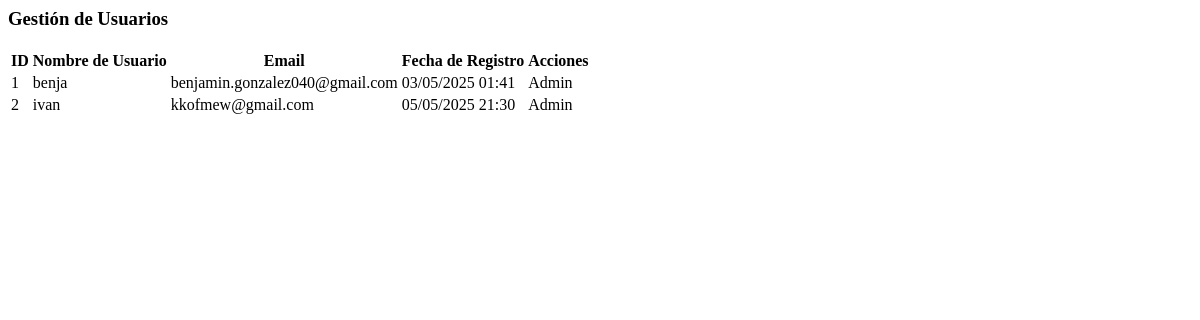
/admin-panel/usuarios/ (signed in), run on an earlier commit of the app's database.
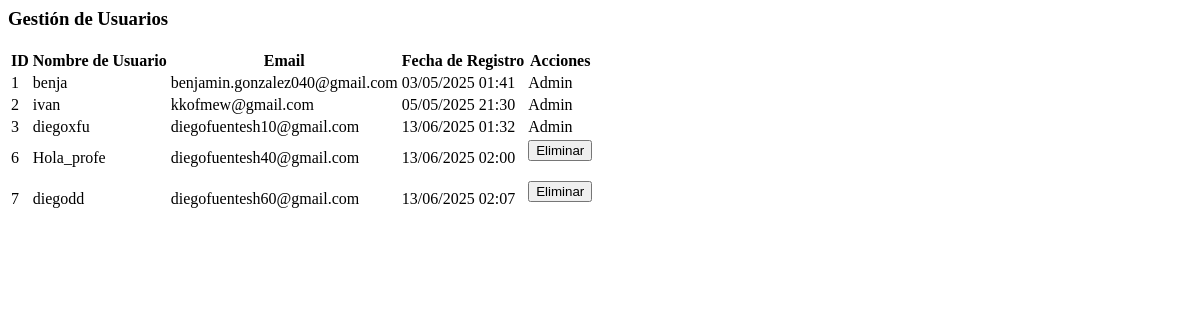
And on a later commit of the database.
### tienda/models.py (models this page shows, shortened)
class Usuario(AbstractUser):
    ROLES = (
        ('admin', 'Administrador'),
        ('cliente', 'Cliente'),
    )
    rol = models.CharField(max_length=10, choices=ROLES, default='cliente')
    nombre = models.CharField(max_length=255)
    email = models.EmailField(unique=True)
    telefono = models.CharField(max_length=15, blank=True, null=True)
    direccion = models.TextField(blank=True, null=True)
    USERNAME_FIELD = 'email'
    REQUIRED_FIELDS = ['username', 'nombre']

### tienda/views.py (the view)
# urls.py: path('admin-panel/usuarios/', admin_usuarios, name='admin_usuarios'),
@login_required
@user_passes_test(lambda u: u.is_staff)
def admin_usuarios(request):
    Usuario = get_user_model()  # Asegura que estás usando el modelo personalizado
    usuarios = Usuario.objects.all()  # Sin filtro
    return render(request, 'cuenta/admin_usuarios.html', {'usuarios': usuarios})

### tienda/context_processors.py (called while the page is built)
def total_items_carrito(request):
    carrito = request.session.get('carrito', {})
    total_items = sum(item['cantidad'] for item in carrito.values())
    return {'total_items_carrito': total_items}

### tienda/templates/cuenta/admin_usuarios.html (shortened to what this page needs)
<div class="mt-4">
    <h3>Gestión de Usuarios</h3>
    <table class="table table-bordered">
        <thead class="table-dark">
            <tr>
                <th>ID</th>
                <th>Nombre de Usuario</th>
                <th>Email</th>
                <th>Fecha de Registro</th>
                <th>Acciones</th>
            </tr>
        </thead>
        <tbody>
            {% for usuario in usuarios %}
            <tr>
                <td>{{ usuario.id }}</td>
                <td>{{ usuario.username }}</td>
                <td>{{ usuario.email }}</td>
                <td>{{ usuario.date_joined|date:"d/m/Y H:i" }}</td>
                <td>
                    {% if not usuario.is_staff %}
                    <form method="post" action="{% url 'eliminar_usuario' usuario.id %}">
                        <button type="submit" class="btn btn-danger btn-sm">Eliminar</button>
                    </form>
                    {% else %}
                    <span class="text-muted">Admin</span>
                    {% endif %}
                </td>
            </tr>
            {% empty %}
            <tr><td colspan="5" class="text-center">No hay usuarios registrados.</td></tr>
            {% endfor %}
        </tbody>
    </table>
</div>

What changed in the data, as far as the page shows it:
added Usuario: id "3", username "diegoxfu", email "diegofuentesh10@gmail.com", date_joined "13/06/2025 01:32", is_staff "Admin"
added Usuario: id "6", username "Hola_profe", email "diegofuentesh40@gmail.com", date_joined "13/06/2025 02:00", is_staff "Eliminar"
added Usuario: id "7", username "diegodd", email "diegofuentesh60@gmail.com", date_joined "13/06/2025 02:07", is_staff "Eliminar"
